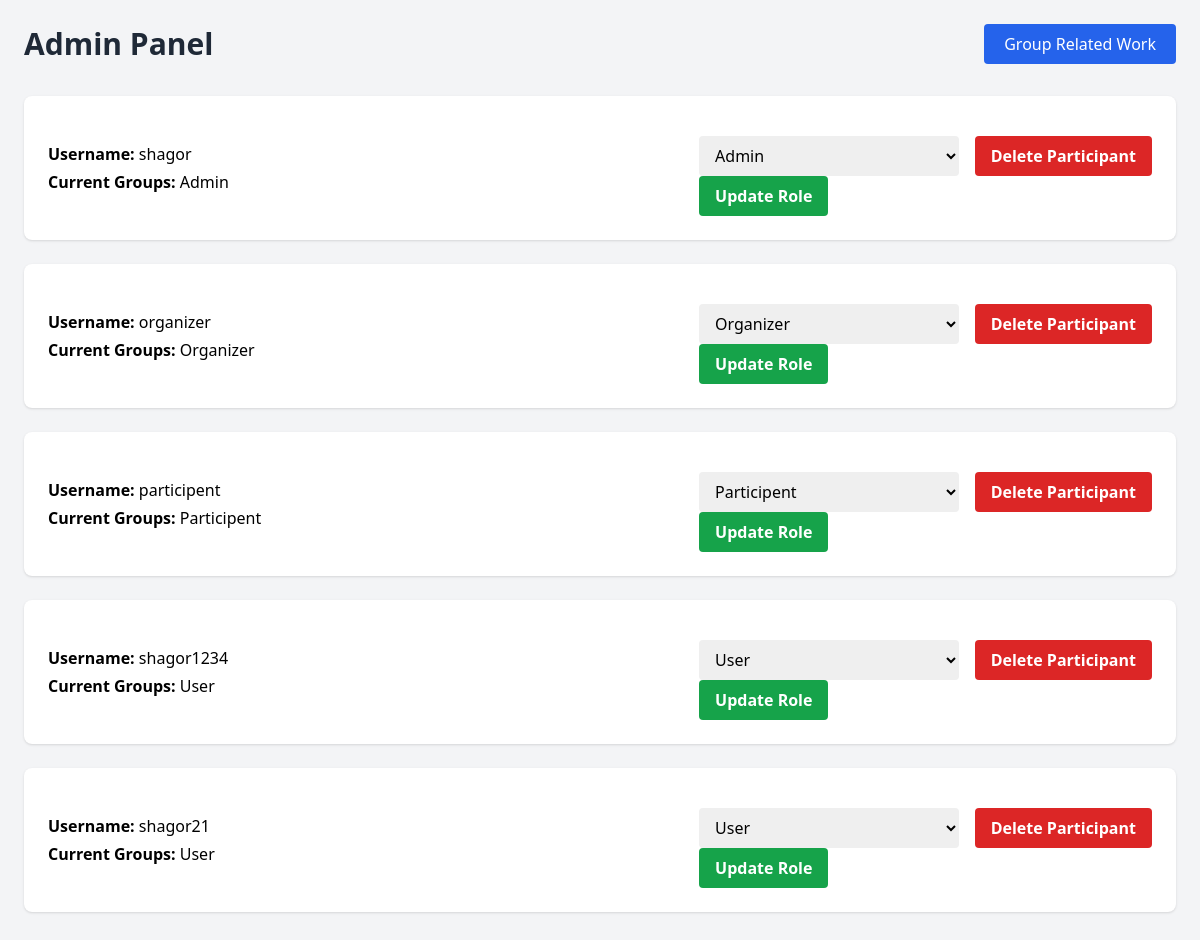
Page /role/ (signed in) on the committed database.
### user/models.py (models this page shows)
class CustomUser(AbstractUser):
    profile_picture = models.ImageField(upload_to='profile_pics/', blank=True, null=True)
    phone = models.CharField(max_length=15, blank=True, null=True)

### work/views.py (the view, shortened to what this page needs)
# urls.py: path('role/',see_and_change_roles,name='see-and-change-roles'),
@user_passes_test(is_admin, login_url='no-permission')
def see_and_change_roles(request):
    all_user = User.objects.all()
    all_groups = Group.objects.all()
    for user in all_user:
        groups = [g.name for g in user.groups.all()]
        user.group_names = ", ".join(groups) or "No Group"
    return render(request, 'admin.html', {'all_user': all_user, 'all_groups': all_groups})

### work/views.py (called while the page is built)
def is_admin(user):
    return user.is_superuser or user.groups.filter(name='Admin').exists()

### work/templates/admin.html (shortened to what this page needs)
<!DOCTYPE html>
<html lang="en">
<head>
    <script src="https://cdn.tailwindcss.com"></script>
</head>
<body class="bg-gray-100 min-h-screen p-6">
    <div class="max-w-6xl mx-auto">
        <div class="flex justify-between items-center mb-8">
            <h1 class="text-3xl font-bold text-gray-800">Admin Panel</h1>
            <a href="{% url 'group_related_work' %}"
               class="bg-blue-600 hover:bg-blue-700 text-white px-5 py-2 rounded transition duration-200">
               Group Related Work
            </a>
        </div>
        {% for user in all_user %}
        <div class="bg-white shadow rounded-lg p-6 mb-6 space-y-4 md:flex md:justify-between md:items-center">
            <div class="space-y-1">
                <p><span class="font-semibold">Username:</span> {{ user.username }}</p>
                <p><span class="font-semibold">Current Groups:</span> {{ user.group_names }}</p>
            </div>
            <div class="flex flex-col md:flex-row md:space-x-4 mt-4 md:mt-0">
                <form method="post" class="space-y-2 md:space-y-0">
                    <select name="group_id"
                            class="w-full border-gray-300 rounded px-3 py-2 focus:outline-none focus:ring-2 focus:ring-blue-500">
                        {% for group in all_groups %}
                            <option value="{{ group.id }}" {% if group.name in user.group_names %}selected{% endif %}>
                                {{ group.name }}
                            </option>
                        {% endfor %}
                    </select>
                    <button type="submit"
                            class="bg-green-600 hover:bg-green-700 text-white font-semibold px-4 py-2 rounded w-full md:w-auto transition duration-200">
                        Update Role
                    </button>
                </form>
                <form method="post" action="{% url 'delete_participant' user.id %}" class="mt-2 md:mt-0">
                    <button type="submit"
                            onclick="return confirm('Are you sure you want to delete this participant?');"
                            class="bg-red-600 hover:bg-red-700 text-white font-semibold px-4 py-2 rounded w-full md:w-auto transition duration-200">
                        Delete Participant
                    </button>
                </form>
            </div>
        </div>
        {% endfor %}
    </div>
</body>
</html>

### rows in the picture
CustomUser: username "shagor", group_names "Admin"
CustomUser: username "organizer", group_names "Organizer"
CustomUser: username "participent", group_names "Participent"
CustomUser: username "shagor1234", group_names "User"
CustomUser: username "shagor21", group_names "User"

### other values in the picture
form field group_id "Admin"
form field group_id "Organizer"
form field group_id "Participent"
form field group_id "User"
